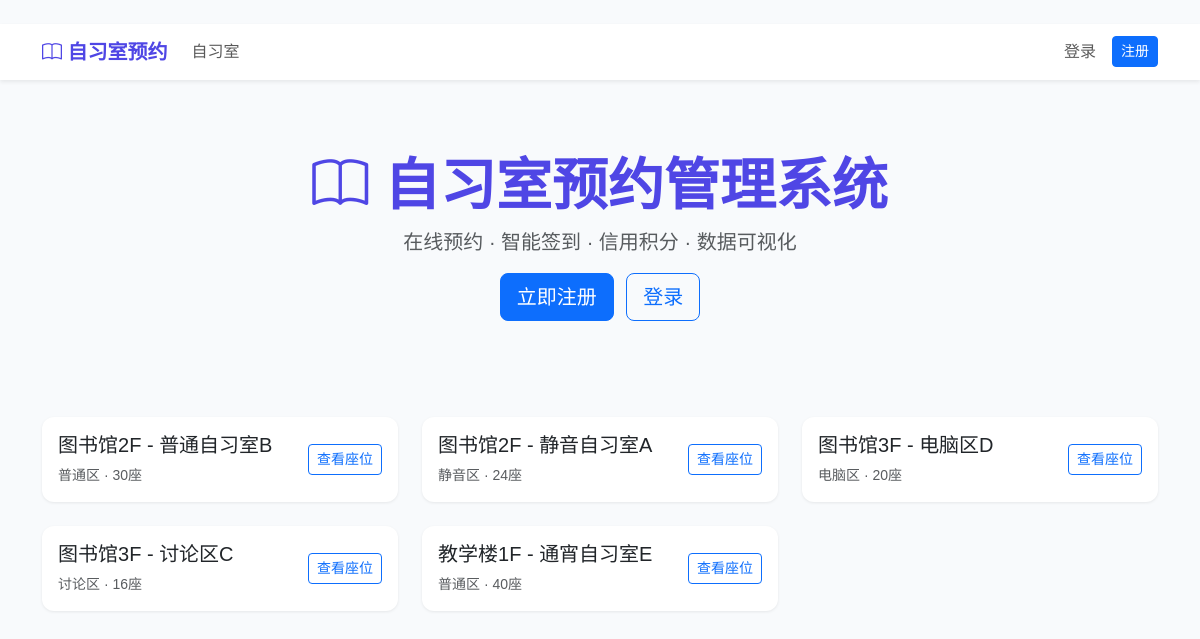
The page / on the database its author committed.
### apps/rooms/models.py (models this page shows, shortened)
class Room(models.Model):
    TYPE_CHOICES = (
        ("silent", "静音区"),
        ("normal", "普通区"),
        ("discussion", "讨论区"),
        ("computer", "电脑区"),
    )
    STATUS_CHOICES = (
        ("open", "开放"),
        ("closed", "关闭"),
        ("maintenance", "维护中"),
    )
    name = models.CharField("自习室名称", max_length=100)
    building = models.CharField("所属建筑", max_length=100)
    floor = models.IntegerField("楼层")
    capacity = models.IntegerField("总座位数", default=0)
    room_type = models.CharField("区域类型", max_length=20, choices=TYPE_CHOICES, default="normal")
    status = models.CharField("状态", max_length=20, choices=STATUS_CHOICES, default="open")
    description = models.TextField("描述", blank=True, default="")
    image = models.ImageField("图片", upload_to="rooms/", blank=True)
    open_time = models.TimeField("每日开放时间", null=True, blank=True)
    close_time = models.TimeField("每日关闭时间", null=True, blank=True)
    created_at = models.DateTimeField("创建时间", auto_now_add=True)
    class Meta:
        db_table = "bs_room"
        verbose_name = "自习室"
        verbose_name_plural = verbose_name
        ordering = ["building", "floor", "name"]

### apps/dashboard/views.py (the view, shortened to what this page needs)
# urls.py: path("", home, name="home"),
def home(request):
    if not request.user.is_authenticated:
        rooms = Room.objects.filter(status="open")[:6]
        return render(request, "home.html", {"rooms": rooms})

### templates/home.html
﻿{% extends 'base.html' %}{% block title %}首页 - 自习室预约管理系统{% endblock %}
{% block content %}
<div class="text-center py-5">
  <h1 class="display-4 fw-bold" style="color:var(--primary)"><i class="bi bi-book"></i> 自习室预约管理系统</h1>
  <p class="lead text-muted">在线预约 · 智能签到 · 信用积分 · 数据可视化</p>
  {% if not user.is_authenticated %}
  <a href="{% url 'register' %}" class="btn btn-primary btn-lg me-2">立即注册</a>
  <a href="{% url 'login' %}" class="btn btn-outline-primary btn-lg">登录</a>
  {% else %}
  <a href="{% url 'room_list' %}" class="btn btn-primary btn-lg me-2">浏览自习室</a>
  <a href="{% url 'student_dashboard' %}" class="btn btn-outline-primary btn-lg">我的数据</a>
  {% endif %}
</div>
<div class="row g-4 mt-4">
  {% for room in rooms %}
  <div class="col-md-4"><div class="card p-3"><div class="d-flex justify-content-between align-items-center">
    <div><h5>{{ room.building }}{{ room.floor }}F - {{ room.name }}</h5><small class="text-muted">{{ room.get_room_type_display }} · {{ room.capacity }}座</small></div>
    <a href="{% url 'room_detail' room.pk %}" class="btn btn-sm btn-outline-primary">查看座位</a>
  </div></div></div>
  {% empty %}<p class="text-center text-muted">暂无开放自习室</p>{% endfor %}
</div>{% endblock %}

### templates/base.html (shortened to what this page needs)
﻿{% load static %}<!DOCTYPE html>
<html lang="zh-CN">
<head>
    <link href="https://cdn.jsdelivr.net/npm/bootstrap@5.3.3/dist/css/bootstrap.min.css" rel="stylesheet">
    <link href="https://cdn.jsdelivr.net/npm/bootstrap-icons@1.11.3/font/bootstrap-icons.css" rel="stylesheet">
</head>
<body>
<nav class="navbar navbar-expand-lg navbar-light bg-white shadow-sm sticky-top">
  <div class="container">
    <a class="navbar-brand" href="/"><i class="bi bi-book"></i> 自习室预约</a>
    <div class="collapse navbar-collapse" id="navbarNav">
      <ul class="navbar-nav me-auto">
        <li class="nav-item"><a class="nav-link" href="{% url 'room_list' %}">自习室</a></li>
      </ul>
      <ul class="navbar-nav">
        {% if user.is_authenticated %}
        <li class="nav-item dropdown">
          <a class="nav-link dropdown-toggle" href="#" data-bs-toggle="dropdown">
            <i class="bi bi-person-circle"></i> {{ user.last_name }}{{ user.first_name }}
            <span class="badge
              {% if user.credit_score >= 120 %}badge-diamond
              {% elif user.credit_score >= 100 %}badge-gold
              {% elif user.credit_score >= 60 %}badge-normal
              {% elif user.credit_score >= 30 %}badge-restricted
              {% else %}badge-frozen{% endif %}">{{ user.credit_score }}分</span>
          </a>
          <ul class="dropdown-menu dropdown-menu-end">
            <li><a class="dropdown-item" href="{% url 'profile' %}">个人中心</a></li>
            <li><a class="dropdown-item" href="{% url 'student_dashboard' %}">自习数据</a></li>
            <li><a class="dropdown-item" href="{% url 'my_notifications' %}">消息中心</a></li>
            <li><hr class="dropdown-divider"></li>
            <li><a class="dropdown-item" href="{% url 'logout' %}">退出登录</a></li>
          </ul>
        </li>
        {% else %}
        <li class="nav-item"><a class="nav-link" href="{% url 'login' %}">登录</a></li>
        <li class="nav-item"><a class="btn btn-primary btn-sm ms-2 mt-1" href="{% url 'register' %}">注册</a></li>
        {% endif %}
      </ul>
    </div>
  </div>
</nav>
<main class="container mt-4">{% block content %}{% endblock %}</main>
</body>
</html>

### templates/base.html (style rules this page uses)
:root { --primary: #4f46e5; --success: #10b981; --warning: #f59e0b; --danger: #ef4444; --bg: #f8fafc; }
body { background: var(--bg); font-family: "PingFang SC","Microsoft YaHei",sans-serif; }
.navbar-brand { font-weight: 700; color: var(--primary) !important; }
.card { border: none; border-radius: 12px; box-shadow: 0 1px 3px rgba(0,0,0,.08); }

### rows shown on the page
Room: building "图书馆", floor "2", name "普通自习室B", room_type "普通区", capacity "30"
Room: building "图书馆", floor "2", name "静音自习室A", room_type "静音区", capacity "24"
Room: building "图书馆", floor "3", name "电脑区D", room_type "电脑区", capacity "20"
Room: building "图书馆", floor "3", name "讨论区C", room_type "讨论区", capacity "16"
Room: building "教学楼", floor "1", name "通宵自习室E", room_type "普通区", capacity "40"
